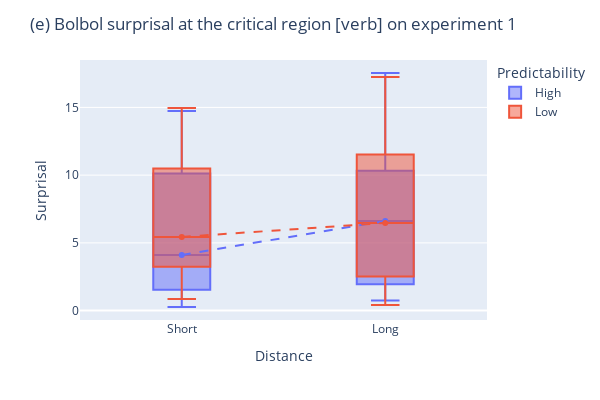

This figure's notebook cell:
### Code cell
df_ex1_clean = surprisal_df_from_sentences(ex1_clean_path)
get_surprisal_comparison_boxplot(df_ex1_clean, title="(e) Bolbol surprisal at the critical region [verb] on experiment 1")

### Figure 1 — Plotly figure (JSON) as saved in the notebook; plotly's stock layout.template omitted (floating-point values rounded to 4 significant figures)
{"data": [{"alignmentgroup": "True", "hovertemplate": "Predictability=High<br>Distance=%{x}<br>Surprisal=%{y}<extra></extra>", "legendgroup": "High", "marker": {"color": "#636efa"}, "name": "High", "notched": false, "offsetgroup": "High", "orientation": "v", "showlegend": true, "type": "box", "x": ["Short", "Long", "Short", "Long", "Short", "Long", "Short", "Long", "Short", "Long", "Short", "Long", "Short", "Long", "Short", "Long", "Short", "Long", "Short", "Long", "Short", "Long", "Short", "Long", "Short", "Long", "Short", "Long", "Short", "Long", "Short", "Long", "Short", "Long", "Short", "Long", "Short", "Long", "Short", "Long", "Short", "Long", "Short", "Long", "Short", "Long", "Short", "Long", "Short", "Long", "Short", "Long", "Short", "Long", "Short", "Long", "Short", "Long", "Short", "Long", "Short", "Long", "Short", "Long"], "x0": " ", "xaxis": "x", "y": [4.858, 11.5, 11.19, 10.84, 4.492, 4.131, 1.602, 7.796, 4.617, 8.423, 13.62, 13.47, 11.07, 9.846, 4.54, 5.204, 2.377, 4.796, 2.21, 1.336, 0.4028, 4.411, 0.7082, 0.7375, 0.2655, 3.061, 1.566, 2.228, 1.528, 1.471, 0.943, 2.163, 5.591, 8.721, 1.92, 8.781, 0.3138, 0.8007, 7.504, 8.276, 0.6545, 1.031, 0.9016, 0.9184, 1.857, 1.07, 10.58, 10.79, 3.739, 7.0, 14.73, 13.57, 14.72, 17.54, 4.487, 8.963, 11.34, 12.48, 9.663, 6.226, 1.819, 1.743, 12.02, 11.03], "y0": " ", "yaxis": "y"}, {"alignmentgroup": "True", "hovertemplate": "Probability=Low<br>Distance=%{x}<br>Surprisal=%{y}<extra></extra>", "legendgroup": "Low", "marker": {"color": "#EF553B"}, "name": "Low", "notched": false, "offsetgroup": "Low", "orientation": "v", "showlegend": true, "type": "box", "x": ["Short", "Long", "Short", "Long", "Short", "Long", "Short", "Long", "Short", "Long", "Short", "Long", "Short", "Long", "Short", "Long", "Short", "Long", "Short", "Long", "Short", "Long", "Short", "Long", "Short", "Long", "Short", "Long", "Short", "Long", "Short", "Long", "Short", "Long", "Short", "Long", "Short", "Long", "Short", "Long", "Short", "Long", "Short", "Long", "Short", "Long", "Short", "Long", "Short", "Long", "Short", "Long", "Short", "Long", "Short", "Long", "Short", "Long", "Short", "Long", "Short", "Long", "Short", "Long"], "x0": " ", "xaxis": "x", "y": [6.728, 6.716, 7.663, 3.695, 4.819, 4.255, 4.057, 8.125, 6.22, 10.99, 14.96, 12.93, 1.872, 2.33, 4.133, 1.312, 8.39, 4.823, 1.569, 1.473, 13.45, 13.99, 2.662, 1.54, 3.801, 7.926, 1.57, 1.844, 5.536, 3.526, 4.912, 3.859, 4.179, 6.228, 0.9783, 0.6675, 10.02, 9.132, 4.429, 2.705, 11.74, 12.07, 1.313, 1.058, 2.599, 6.822, 0.8646, 0.407, 14.95, 13.84, 10.55, 10.26, 13.98, 14.27, 7.14, 8.65, 10.43, 17.24, 13.93, 13.82, 11.95, 12.15, 5.341, 6.173], "y0": " ", "yaxis": "y"}, {"hovertemplate": "x=%{x}<br>y=%{y}<extra></extra>", "legendgroup": "", "line": {"dash": "dash"}, "marker": {"color": "#636EFA", "symbol": "circle"}, "mode": "lines+markers", "name": "", "orientation": "v", "showlegend": false, "type": "scatter", "x": ["Short", "Long"], "xaxis": "x", "y": [4.113, 6.613], "yaxis": "y"}, {"hovertemplate": "x=%{x}<br>y=%{y}<extra></extra>", "legendgroup": "", "line": {"dash": "dash"}, "marker": {"color": "#EF553B", "symbol": "circle"}, "mode": "lines+markers", "name": "", "orientation": "v", "showlegend": false, "type": "scatter", "x": ["Short", "Long"], "xaxis": "x", "y": [5.438, 6.472], "yaxis": "y"}], "layout": {"boxgap": 0.6, "boxmode": "overlay", "height": 400, "legend": {"title": {"text": "Predictability"}, "tracegroupgap": 0}, "margin": {"t": 60}, "title": {"text": "(e) Bolbol surprisal at the critical region [verb] on experiment 1"}, "width": 600, "xaxis": {"anchor": "y", "domain": [0, 1], "title": {"text": "Distance"}}, "yaxis": {"anchor": "x", "domain": [0, 1], "title": {"text": "Surprisal"}}}}
